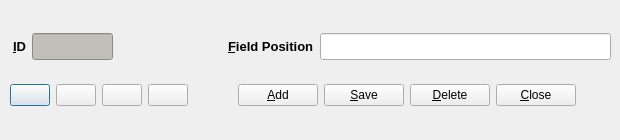
<?xml version="1.0" encoding="UTF-8"?>
<ui version="4.0">
 <class>FieldPosSetupDlg</class>
 <widget class="QDialog" name="FieldPosSetupDlg">
  <property name="geometry">
   <rect>
    <x>0</x>
    <y>0</y>
    <width>620</width>
    <height>140</height>
   </rect>
  </property>
  <property name="minimumSize">
   <size>
    <width>620</width>
    <height>140</height>
   </size>
  </property>
  <property name="maximumSize">
   <size>
    <width>620</width>
    <height>140</height>
   </size>
  </property>
  <property name="windowTitle">
   <string>Field Position Setup</string>
  </property>
  <widget class="QWidget" name="layoutWidget">
   <property name="geometry">
    <rect>
     <x>10</x>
     <y>70</y>
     <width>191</width>
     <height>51</height>
    </rect>
   </property>
   <layout class="QHBoxLayout" name="horizontalLayout_2">
    <item>
     <widget class="QPushButton" name="firstEntry">
      <property name="toolTip">
       <string>First Entry</string>
      </property>
      <property name="text">
       <string/>
      </property>
      <property name="icon">
       <iconset resource="fmrd_resources.qrc">
        <normaloff>:/images/first.png</normaloff>:/images/first.png</iconset>
      </property>
     </widget>
    </item>
    <item>
     <widget class="QPushButton" name="prevEntry">
      <property name="toolTip">
       <string>Previous Entry</string>
      </property>
      <property name="text">
       <string/>
      </property>
      <property name="icon">
       <iconset resource="fmrd_resources.qrc">
        <normaloff>:/images/prev.png</normaloff>:/images/prev.png</iconset>
      </property>
     </widget>
    </item>
    <item>
     <widget class="QPushButton" name="nextEntry">
      <property name="toolTip">
       <string>Next Entry</string>
      </property>
      <property name="text">
       <string/>
      </property>
      <property name="icon">
       <iconset resource="fmrd_resources.qrc">
        <normaloff>:/images/next.png</normaloff>:/images/next.png</iconset>
      </property>
     </widget>
    </item>
    <item>
     <widget class="QPushButton" name="lastEntry">
      <property name="toolTip">
       <string>Last Entry</string>
      </property>
      <property name="text">
       <string/>
      </property>
      <property name="icon">
       <iconset resource="fmrd_resources.qrc">
        <normaloff>:/images/last.png</normaloff>:/images/last.png</iconset>
      </property>
     </widget>
    </item>
    <item>
     <spacer name="horizontalSpacer_2">
      <property name="orientation">
       <enum>Qt::Horizontal</enum>
      </property>
      <property name="sizeHint" stdset="0">
       <size>
        <width>18</width>
        <height>20</height>
       </size>
      </property>
     </spacer>
    </item>
   </layout>
  </widget>
  <widget class="QWidget" name="">
   <property name="geometry">
    <rect>
     <x>13</x>
     <y>21</y>
     <width>598</width>
     <height>51</height>
    </rect>
   </property>
   <layout class="QHBoxLayout" name="horizontalLayout">
    <item>
     <widget class="QLabel" name="label">
      <property name="text">
       <string>&lt;!DOCTYPE HTML PUBLIC &quot;-//W3C//DTD HTML 4.0//EN&quot; &quot;http://www.w3.org/TR/REC-html40/strict.dtd&quot;&gt;
&lt;html&gt;&lt;head&gt;&lt;meta name=&quot;qrichtext&quot; content=&quot;1&quot; /&gt;&lt;style type=&quot;text/css&quot;&gt;
p, li { white-space: pre-wrap; }
&lt;/style&gt;&lt;/head&gt;&lt;body style=&quot; font-family:'Sans Serif'; font-size:10pt; font-weight:400; font-style:normal;&quot;&gt;
&lt;p style=&quot; margin-top:0px; margin-bottom:0px; margin-left:0px; margin-right:0px; -qt-block-indent:0; text-indent:0px;&quot;&gt;&lt;span style=&quot; font-weight:600;&quot;&gt;&amp;amp;ID&lt;/span&gt;&lt;/p&gt;&lt;/body&gt;&lt;/html&gt;</string>
      </property>
      <property name="buddy">
       <cstring>fieldposID_display</cstring>
      </property>
     </widget>
    </item>
    <item>
     <widget class="QLineEdit" name="fieldposID_display">
      <property name="maximumSize">
       <size>
        <width>81</width>
        <height>27</height>
       </size>
      </property>
      <property name="styleSheet">
       <string notr="true">background-color: rgb(194, 190, 186);</string>
      </property>
      <property name="readOnly">
       <bool>true</bool>
      </property>
     </widget>
    </item>
    <item>
     <spacer name="horizontalSpacer">
      <property name="orientation">
       <enum>Qt::Horizontal</enum>
      </property>
      <property name="sizeHint" stdset="0">
       <size>
        <width>78</width>
        <height>20</height>
       </size>
      </property>
     </spacer>
    </item>
    <item>
     <widget class="QLabel" name="label_2">
      <property name="text">
       <string>&lt;!DOCTYPE HTML PUBLIC &quot;-//W3C//DTD HTML 4.0//EN&quot; &quot;http://www.w3.org/TR/REC-html40/strict.dtd&quot;&gt;
&lt;html&gt;&lt;head&gt;&lt;meta name=&quot;qrichtext&quot; content=&quot;1&quot; /&gt;&lt;style type=&quot;text/css&quot;&gt;
p, li { white-space: pre-wrap; }
&lt;/style&gt;&lt;/head&gt;&lt;body style=&quot; font-family:'Sans'; font-size:10pt; font-weight:400; font-style:normal;&quot;&gt;
&lt;p style=&quot; margin-top:0px; margin-bottom:0px; margin-left:0px; margin-right:0px; -qt-block-indent:0; text-indent:0px;&quot;&gt;&lt;span style=&quot; font-family:'Sans Serif'; font-weight:600;&quot;&gt;&amp;amp;Field Position&lt;/span&gt;&lt;/p&gt;&lt;/body&gt;&lt;/html&gt;</string>
      </property>
      <property name="buddy">
       <cstring>fieldposEdit</cstring>
      </property>
     </widget>
    </item>
    <item>
     <widget class="QLineEdit" name="fieldposEdit">
      <property name="minimumSize">
       <size>
        <width>291</width>
        <height>27</height>
       </size>
      </property>
      <property name="toolTip">
       <string>Description of generic field position</string>
      </property>
     </widget>
    </item>
   </layout>
  </widget>
  <widget class="QWidget" name="">
   <property name="geometry">
    <rect>
     <x>201</x>
     <y>70</y>
     <width>411</width>
     <height>51</height>
    </rect>
   </property>
   <layout class="QHBoxLayout" name="horizontalLayout_3">
    <item>
     <spacer name="horizontalSpacer_3">
      <property name="orientation">
       <enum>Qt::Horizontal</enum>
      </property>
      <property name="sizeHint" stdset="0">
       <size>
        <width>13</width>
        <height>20</height>
       </size>
      </property>
     </spacer>
    </item>
    <item>
     <widget class="QPushButton" name="addEntry">
      <property name="toolTip">
       <string>Add Entry</string>
      </property>
      <property name="text">
       <string>&amp;Add</string>
      </property>
      <property name="icon">
       <iconset resource="fmrd_resources.qrc">
        <normaloff>:/images/add.png</normaloff>:/images/add.png</iconset>
      </property>
     </widget>
    </item>
    <item>
     <widget class="QPushButton" name="saveEntry">
      <property name="toolTip">
       <string>Delete Entry</string>
      </property>
      <property name="text">
       <string>&amp;Save</string>
      </property>
      <property name="icon">
       <iconset resource="fmrd_resources.qrc">
        <normaloff>:/images/save.png</normaloff>:/images/save.png</iconset>
      </property>
     </widget>
    </item>
    <item>
     <widget class="QPushButton" name="deleteEntry">
      <property name="toolTip">
       <string>Delete Entry</string>
      </property>
      <property name="text">
       <string>&amp;Delete</string>
      </property>
      <property name="icon">
       <iconset resource="fmrd_resources.qrc">
        <normaloff>:/images/delete.png</normaloff>:/images/delete.png</iconset>
      </property>
     </widget>
    </item>
    <item>
     <widget class="QPushButton" name="closeButton">
      <property name="toolTip">
       <string>Close Window</string>
      </property>
      <property name="text">
       <string>&amp;Close</string>
      </property>
      <property name="icon">
       <iconset resource="fmrd_resources.qrc">
        <normaloff>:/images/quit.png</normaloff>:/images/quit.png</iconset>
      </property>
     </widget>
    </item>
    <item>
     <spacer name="horizontalSpacer_4">
      <property name="orientation">
       <enum>Qt::Horizontal</enum>
      </property>
      <property name="sizeHint" stdset="0">
       <size>
        <width>13</width>
        <height>20</height>
       </size>
      </property>
     </spacer>
    </item>
   </layout>
  </widget>
 </widget>
 <resources>
  <include location="fmrd_resources.qrc"/>
 </resources>
 <connections/>
</ui>
